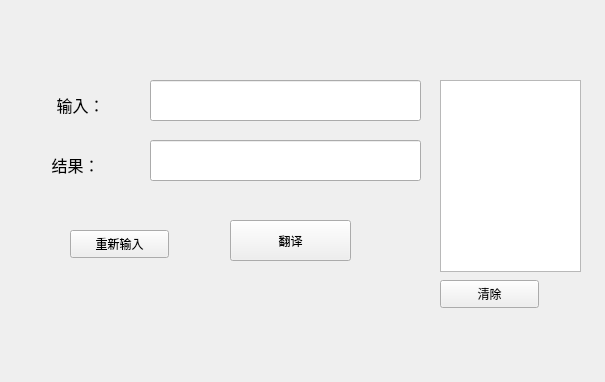
<?xml version="1.0" encoding="UTF-8"?>
<ui version="4.0">
 <class>fanyi</class>
 <widget class="QWidget" name="fanyi">
  <property name="geometry">
   <rect>
    <x>0</x>
    <y>0</y>
    <width>605</width>
    <height>382</height>
   </rect>
  </property>
  <property name="windowTitle">
   <string>Form</string>
  </property>
  <widget class="QLabel" name="label">
   <property name="geometry">
    <rect>
     <x>30</x>
     <y>80</y>
     <width>101</width>
     <height>51</height>
    </rect>
   </property>
   <property name="text">
    <string>&lt;html&gt;&lt;head/&gt;&lt;body&gt;&lt;p align=&quot;center&quot;&gt;&lt;span style=&quot; font-size:12pt;&quot;&gt;输入：&lt;/span&gt;&lt;/p&gt;&lt;/body&gt;&lt;/html&gt;</string>
   </property>
  </widget>
  <widget class="QPushButton" name="btnReset">
   <property name="geometry">
    <rect>
     <x>70</x>
     <y>230</y>
     <width>99</width>
     <height>28</height>
    </rect>
   </property>
   <property name="text">
    <string>重新输入</string>
   </property>
  </widget>
  <widget class="QLineEdit" name="lineEditResult">
   <property name="geometry">
    <rect>
     <x>150</x>
     <y>140</y>
     <width>271</width>
     <height>41</height>
    </rect>
   </property>
  </widget>
  <widget class="QPushButton" name="btnTranslate">
   <property name="geometry">
    <rect>
     <x>230</x>
     <y>220</y>
     <width>121</width>
     <height>41</height>
    </rect>
   </property>
   <property name="text">
    <string>翻译</string>
   </property>
  </widget>
  <widget class="QLabel" name="label_2">
   <property name="geometry">
    <rect>
     <x>40</x>
     <y>150</y>
     <width>71</width>
     <height>31</height>
    </rect>
   </property>
   <property name="text">
    <string>&lt;html&gt;&lt;head/&gt;&lt;body&gt;&lt;p align=&quot;center&quot;&gt;&lt;span style=&quot; font-size:12pt;&quot;&gt;结果：&lt;/span&gt;&lt;/p&gt;&lt;/body&gt;&lt;/html&gt;</string>
   </property>
  </widget>
  <widget class="QLineEdit" name="lineEditInput">
   <property name="geometry">
    <rect>
     <x>150</x>
     <y>80</y>
     <width>271</width>
     <height>41</height>
    </rect>
   </property>
  </widget>
  <widget class="QListWidget" name="HistroyList">
   <property name="geometry">
    <rect>
     <x>440</x>
     <y>80</y>
     <width>141</width>
     <height>192</height>
    </rect>
   </property>
   <property name="styleSheet">
    <string notr="true"/>
   </property>
  </widget>
  <widget class="QPushButton" name="clear">
   <property name="geometry">
    <rect>
     <x>440</x>
     <y>280</y>
     <width>99</width>
     <height>28</height>
    </rect>
   </property>
   <property name="text">
    <string>清除</string>
   </property>
  </widget>
 </widget>
 <resources/>
 <connections/>
</ui>
